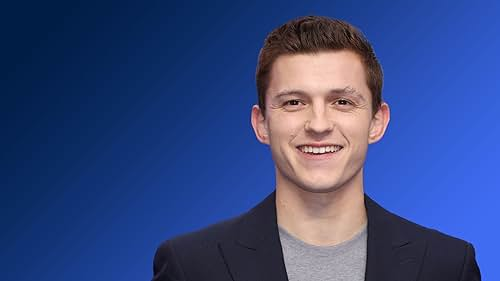
#> input picture Model/test_images/tom_1.jpg, 500 x 281 px
$ jupyter execute --allow-errors Spider-Verse_Classifier.ipynb   (shell and % lines are left out)
#> lines starting #> are read from the running program, lines starting #| are printed output that depends on the picture
<h1 style='color:red' align='center' bold>Spider-Verse Classifier<h1>

[cell 1]
import numpy as np
import cv2
import matplotlib
from matplotlib import pyplot as plt

<h3 style='color:blue'>(1) Preprocessing: Detect face and eyes</h3>

#### When we look at any image, most of the time we identify a person using a face. An image might contain multiple faces, also the face can be obstructed and not clear. The first step in our pre-processing pipeline is to detect faces from an image. Once face is detected, we will detect eyes, if two eyes are detected then only we keep that image otherwise discard it.</h4>

#### Now how do you detect face and eyes?

We will use haar cascade from opencv for this. Here is an article on this: https://opencv-python-tutroals.readthedocs.io/en/latest/py_tutorials/py_objdetect/py_face_detection/py_face_detection.html?highlight=haar

[cell 2]
img = cv2.imread('./test_images/tom_1.jpg')
#> img is the input picture: shape (281, 500, 3); mean B, G, R 128.1, 72.5, 54.2
img.shape
#> Out = (281, 500, 3)

[cell 3]
plt.imshow(img)

[cell 4]
gray = cv2.cvtColor(img, cv2.COLOR_BGR2GRAY)
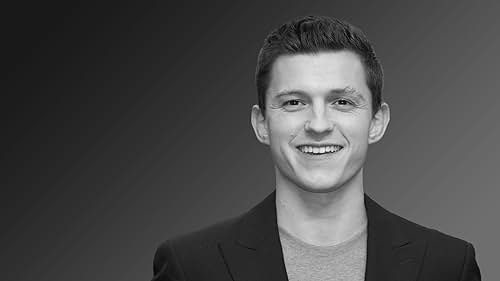
#> gray: shape (281, 500); min 2, max 249, mean 73.4
gray.shape
#> Out = (281, 500)

[cell 5]
gray

[cell 6]
plt.imshow(gray, cmap='gray')

[cell 7]
face_cascade = cv2.CascadeClassifier('./opencv/haarcascades/haarcascade_frontalface_default.xml')
eye_cascade = cv2.CascadeClassifier('./opencv/haarcascades/haarcascade_eye.xml')

faces = face_cascade.detectMultiScale(gray, 1.3, 5)
#> faces = [[250, 49, 139, 139]]
faces
#> Out = [[250, 49, 139, 139]]

[cell 8]
(x,y,w,h) = faces[0]
#> x = 250; y = 49; w = 139; h = 139
x,y,w,h
#> Out = (250, 49, 139, 139)

[cell 9]
face_img = cv2.rectangle(img,(x,y),(x+w,y+h),(255,0,0),2)
plt.imshow(face_img)

[cell 10]
cv2.destroyAllWindows()
for (x,y,w,h) in faces:
    face_img = cv2.rectangle(img,(x,y),(x+w,y+h),(255,0,0),2)
    roi_gray = gray[y:y+h, x:x+w]
    roi_color = face_img[y:y+h, x:x+w]
    eyes = eye_cascade.detectMultiScale(roi_gray)
    for (ex,ey,ew,eh) in eyes:
        cv2.rectangle(roi_color,(ex,ey),(ex+ew,ey+eh),(0,255,0),2)
#> this loop made 1 pass
#> (x, y, w, h, eyes) on pass 1: (250, 49, 139, 139, [[28, 39, 31, 31], [66, 30, 43, 43]])
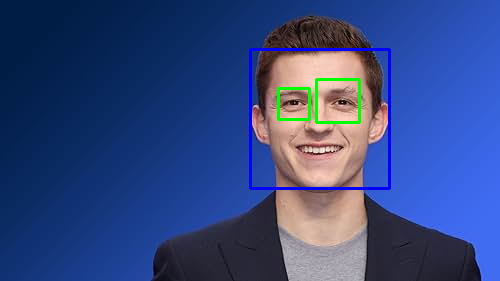
#> img: shape (281, 500, 3); mean B, G, R 128.6, 72.2, 52.1
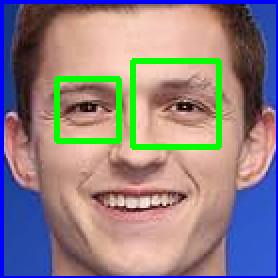
#> roi_color: shape (139, 139, 3) (shown 2 times larger); mean B, G, R 132.5, 128.1, 143.8


plt.figure()
plt.imshow(face_img, cmap='gray')
plt.show()

<h3 style='color:blue'>(2) Preprocessing: Crop the facial region of the image</h3>

[cell 11]
plt.imshow(roi_color, cmap='gray')

[cell 12]
cropped_img = np.array(roi_color)
cropped_img.shape
#> Out = (139, 139, 3)

<h3 style='color:blue'>(3) Preprocessing: Use wavelet transform as a feature for traning our model</h3>

#### In wavelet transformed image, you can see edges clearly and that can give us clues on various facial features such as eyes, nose, lips etc

### Wavelet transform

[cell 13]
import numpy as np
import pywt
import cv2

def w2d(img, mode='haar', level=1):
#> called with mode = 'db1', level = 5
    imArray = img
    #Datatype conversions
    #convert to grayscale
    imArray = cv2.cvtColor( imArray,cv2.COLOR_RGB2GRAY )
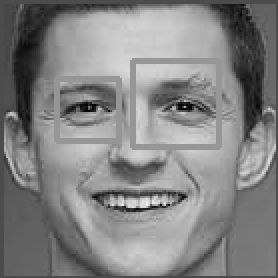
#> imArray: shape (139, 139) (shown 2 times larger); min 2, max 247, mean 131.2
    #convert to float
    imArray =  np.float32(imArray)
    imArray /= 255;
    # compute coefficients
    coeffs=pywt.wavedec2(imArray, mode, level=level)
#> coeffs = 6 items

    #Process Coefficients
    coeffs_H=list(coeffs)
#> coeffs_H = 6 items
    coeffs_H[0] *= 0;

    # reconstruction
    imArray_H=pywt.waverec2(coeffs_H, mode);
    imArray_H *= 255;
    imArray_H =  np.uint8(imArray_H)
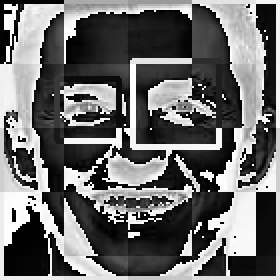
#> imArray_H: shape (140, 140) (shown 2 times larger); min 0, max 255, mean 107.6

    return imArray_H

[cell 14]
im_har = w2d(cropped_img,'db1',5)
plt.imshow(im_har, cmap='gray')

#### We can see above a wavelet transformed image that gives clues on facial features such as eyes, nose, lips etc. This along with raw pixel image can be used as an input for our classifier

<h3 style='color:blue'>(4) Preprocessing: Load image, detect face. If eyes >=2, then save and crop the face region</h3>

####  Lets write a python function that can take input image and returns cropped image (if face and eyes >=2 are detected)

[cell 15]
def get_cropped_image_if_2_eyes(image_path):
#> called with image_path = './test_images/tom_1.jpg'
    img = cv2.imread(image_path)
    gray = cv2.cvtColor(img, cv2.COLOR_BGR2GRAY)
    faces = face_cascade.detectMultiScale(gray, 1.3, 5)
#> faces = [[250, 49, 139, 139]]
    for (x,y,w,h) in faces:
        roi_gray = gray[y:y+h, x:x+w]
        roi_color = img[y:y+h, x:x+w]
        eyes = eye_cascade.detectMultiScale(roi_gray)
        if len(eyes) >= 2:
            return roi_color

[cell 16]
original_image = cv2.imread('./test_images/tom_1.jpg')
plt.imshow(original_image)

[cell 17]
cropped_image = get_cropped_image_if_2_eyes('./test_images/tom_1.jpg')
plt.imshow(cropped_image)

**In below image face is not very clear and it doesn't have two eyes clearly visible**

[cell 18]
original_image = cv2.imread('./test_images/tom_2.jpg')
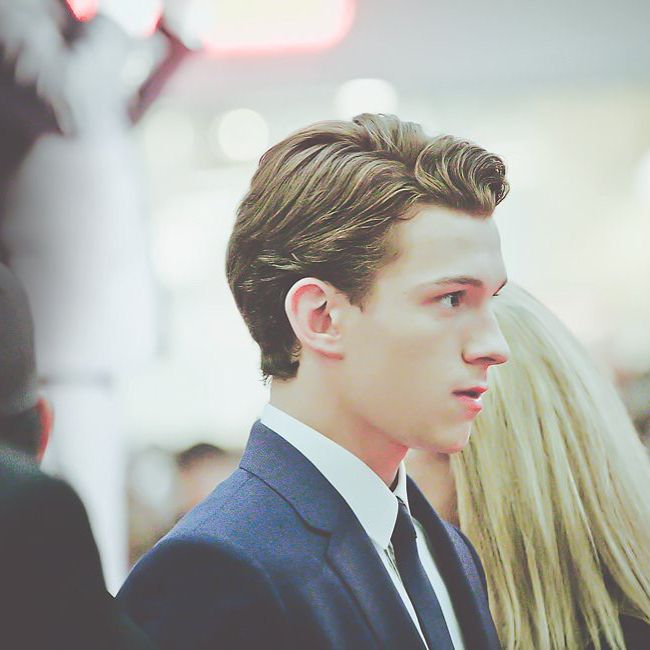
#> input picture Model/test_images/tom_2.jpg, 650 x 650 px
#> original_image is the input picture: shape (650, 650, 3); mean B, G, R 165, 170.3, 170.3
plt.imshow(original_image)

[cell 19]
cropped_image_no_2_eyes = get_cropped_image_if_2_eyes('./test_images/tom_2.jpg')
cropped_image_no_2_eyes

**Above cropped_image_no_2_eyes is None which means we should ignore this image and we will not use such image for model training**

[cell 20]
path_to_data = "./dataset/"
path_to_cr_data = "./dataset/cropped/"

[cell 21]
import os
img_dirs = []
for entry in os.scandir(path_to_data):
    if entry.is_dir():
        img_dirs.append(entry.path)

[cell 22]
img_dirs

[cell 23]
import shutil
if os.path.exists(path_to_cr_data):
     shutil.rmtree(path_to_cr_data)
os.mkdir(path_to_cr_data)

[cell 24]
cropped_image_dirs = []
celebrity_file_names_dict = {}

for img_dir in img_dirs:
    count = 1
    celebrity_name = img_dir.split('/')[-1]
    celebrity_file_names_dict[celebrity_name] = []

    for entry in os.scandir(img_dir):
        try:
            print(f"Processing image: {entry.path}")
            roi_color = get_cropped_image_if_2_eyes(entry.path)
#> call 3 of get_cropped_image_if_2_eyes, with image_path = './dataset/Andrew Garfield/image_100.jpg'
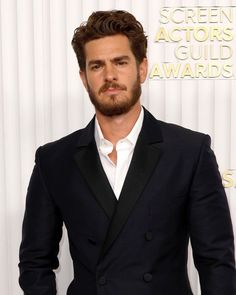
#> input picture Model/dataset/Andrew Garfield/image_100.jpg, 236 x 295 px
#> in get_cropped_image_if_2_eyes, img is the input picture: shape (295, 236, 3); mean B, G, R 120.6, 124, 132.8
#> in get_cropped_image_if_2_eyes (call 3), `gray = cv2.cvtColor(img, cv2.COLOR_BGR2GRAY)`:
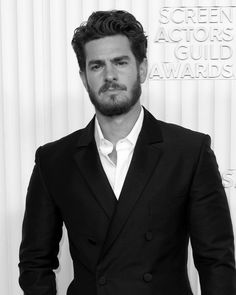
#> gray: shape (295, 236); min 0, max 255, mean 126.2
#> in get_cropped_image_if_2_eyes (call 3), `faces = face_cascade.detectMultiScale(gray, 1.3, 5)`: faces = [[73, 35, 73, 73]]
#> the loop in get_cropped_image_if_2_eyes (call 3), `for (x,y,w,h) in faces:` made 1 pass
#> (x, y, w, h, eyes) on pass 1: (73, 35, 73, 73, [[14, 19, 21, 21]])
#> pass 1, in get_cropped_image_if_2_eyes (call 3), `roi_gray = gray[y:y+h, x:x+w]`:
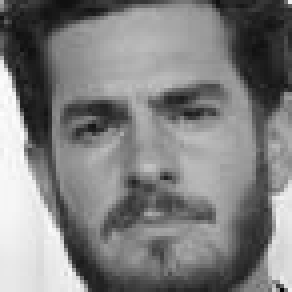
#> roi_gray: shape (73, 73) (shown 4 times larger); min 2, max 253, mean 127.6
#> pass 1, in get_cropped_image_if_2_eyes (call 3), `roi_color = img[y:y+h, x:x+w]`:
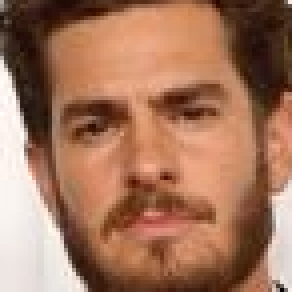
#> roi_color: shape (73, 73, 3) (shown 4 times larger); mean B, G, R 91.7, 116.5, 162.9
            if roi_color is not None:
                cropped_folder = path_to_cr_data + celebrity_name
                if not os.path.exists(cropped_folder):
                    os.makedirs(cropped_folder)
                    cropped_image_dirs.append(cropped_folder)
                    print("Generating cropped images in folder: ", cropped_folder)

                cropped_file_name = celebrity_name + str(count) + ".png"
                cropped_file_path = os.path.join(cropped_folder, cropped_file_name)
                cv2.imwrite(cropped_file_path, roi_color)
                celebrity_file_names_dict[celebrity_name].append(cropped_file_path)
                count += 1
            else:
                print(f"No face detected in image: {entry.path}")
        except Exception as e:
            print(f"Error processing image: {entry.path}")
            print(f"Error message: {e}")

[cell 25]
celebrity_file_names_dict = {}
for img_dir in cropped_image_dirs:
    celebrity_name = img_dir.split('/')[-1]
    file_list = []
    for entry in os.scandir(img_dir):
        file_list.append(entry.path)
    celebrity_file_names_dict[celebrity_name] = file_list
celebrity_file_names_dict

[cell 26]
class_dict = {}
count = 0
for celebrity_name in celebrity_file_names_dict.keys():
    class_dict[celebrity_name] = count
    count = count + 1
#> this loop made 0 passes
#> after the loop, class_dict = 0 items; count = 0
class_dict
